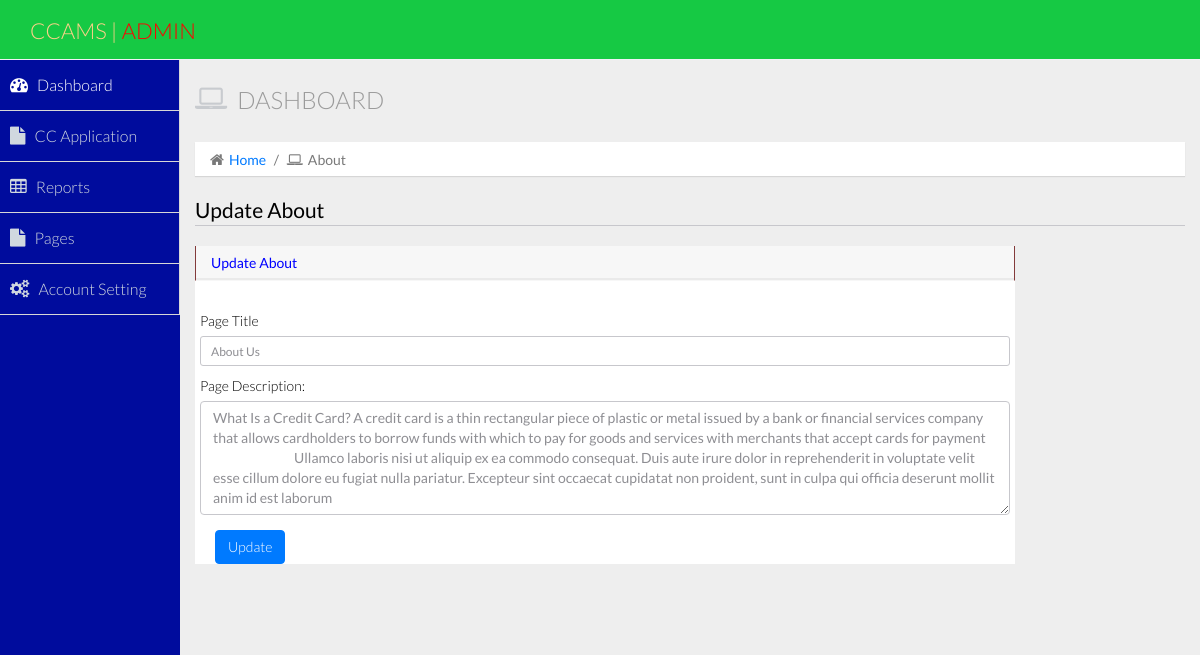
The app's page /about/ (signed in) with its own data.
### myapp/models.py (models this page shows, shortened)
class About(models.Model):
    pagetitle = models.CharField(max_length=100, null=True, blank=True)
    description = models.CharField(max_length=100, null=True, blank=True)

### myapp/views.py (the view)
# urls.py: path('about/', about, name="about"),
@login_required(login_url='/authentication_login/')
def about(request):
    if request.method == "POST":
        pagetitle = request.POST['pagetitle']
        description = request.POST['description']
        About.objects.filter(id=1).update(pagetitle=pagetitle, description=description)
        messages.success(request, "Update About Successful")
        return redirect('about')
    data = About.objects.get(id=1)
    return render(request, "about.html", locals())

### myapp/templatetags/custom_tags.py (called while the page is built)
@register.filter(name="mystrip")
def mystrip(data):
    data = data[1:-1]
    return data

### myapp/templates/about.html (shortened to what this page needs)
{% extends 'admin_index.html' %}
{% load static %}
{% block body %}
<legend style="color:black">Update About</legend>
    <div class="row">
          <div class="col-lg-10">
            <section class="panel">
              <header style="color:blue" class="panel-heading">
                Update About
              </header>
   <form action="" method="post">
      <div class="row contact-rooo no-margin">
        <div class="container">
           <div class="row">
            <div style="padding:20px" class="col-sm-12">
                <div class="row">
                    <div style="padding-top:10px;color:black" class="col-sm-3"><label>Page Title</label></div>
                    <div class="col-sm-12"><input type="text" name="pagetitle" value="{{data.pagetitle}}" class="form-control input-sm" ></div>
                </div>
                <div class="form-group">
                    <div style="padding-top:10px;color:black" ><label>Page Description:</label></div>
                    <textarea rows="5" class="form-control select2bs4 editor" name="description" placeholder="Write You Description" style="width: 100%;">{{data.description}}</textarea>
                </div>
                 <div class="col-sm-8">
                     <button class="btn btn-primary">Update</button>
                    </div>
                </div>
            </div>
         </div>
            </div>
   </form>
            </section>
        </div>
      </div>
{% endblock %}

### records on screen
About: pagetitle "About Us", description "What Is a Credit Card? A credit card is a thin rectangular piece of plastic or metal issued by a bank or financial services company that allows cardholders to borrow funds with which to pay for goods and services with merchants that accept cards for payment Ullamco laboris nisi ut aliquip ex ea commodo consequat. Duis aute irure dolor in reprehenderit in voluptate velit esse cillum dolore eu fugiat nulla pariatur. Excepteur sint occaecat cupidatat non proident, sunt in culpa qui officia deserunt mollit anim id est laborum"

### other values on screen
{{ request.path|mystrip|title }} "About"
